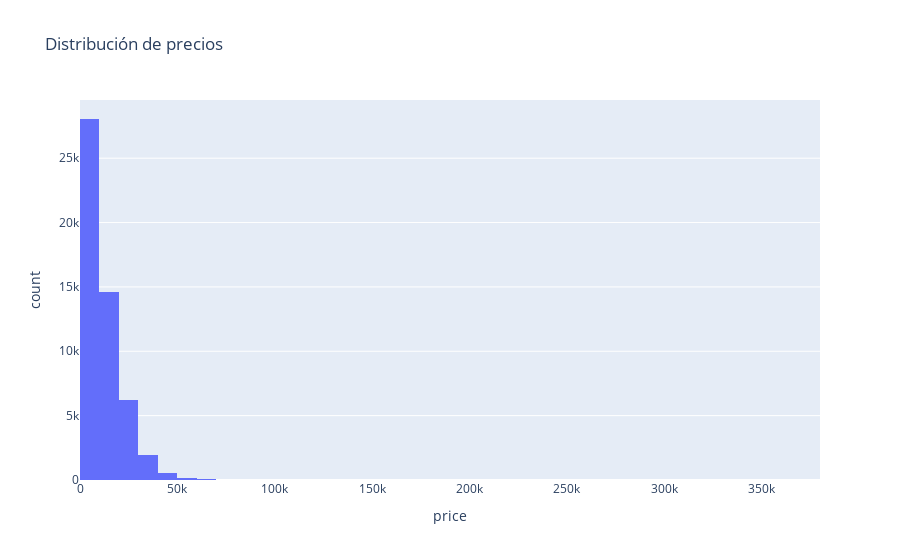

Notebook cell for this chart:
### Markdown cell above
***Exploración inicial con gráficos antes de la limpieza.***
---

**Histograma de price (precio del vehículo)**

### Code cell
import plotly.express as px

fig_price = px.histogram(df, x='price', nbins=50, title='Distribución de precios')
fig_price.show()

### Figure 1 — Plotly figure (JSON) as saved in the notebook; plotly's stock layout.template omitted (floating-point values rounded to 4 significant figures; data arrays with more than 128 entries replaced by an {"elided": "..."} marker saying what was removed)
{"data": [{"bingroup": "x", "hovertemplate": "price=%{x}<br>count=%{y}<extra></extra>", "legendgroup": "", "marker": {"color": "#636efa", "pattern": {"shape": ""}}, "name": "", "nbinsx": 50, "orientation": "v", "showlegend": false, "type": "histogram", "x": {"elided": "51525 int values"}, "xaxis": "x", "yaxis": "y"}], "layout": {"barmode": "relative", "legend": {"tracegroupgap": 0}, "title": {"text": "Distribución de precios"}, "xaxis": {"anchor": "y", "domain": [0, 1], "title": {"text": "price"}}, "yaxis": {"anchor": "x", "domain": [0, 1], "title": {"text": "count"}}}}
